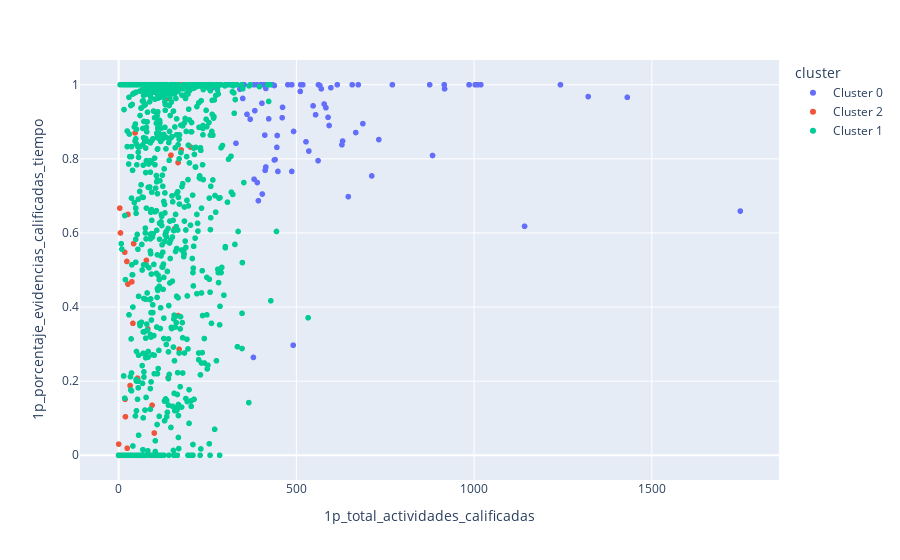

Notebook code for this chart:
### Code cell
# wee have 26 columns that are numerical from numerical_df

# barra de dispersion para total_actividades_asignadas y porcentaje_actividades_entregadas
fig = px.scatter(df_final, x='1p_total_actividades_calificadas', y='1p_porcentaje_evidencias_calificadas_tiempo', color='cluster')
fig.show()


# get statistics of each cluster
for cluster, data in df_by_cluster:
  print(cluster)
  ## see graphics of each cluster
  """ Con los siguientes datos de un data set sobre rendimiento de grupos de universidad en una plataforma educativa virtual

  alumnos
  total_actividades_asignadas
  porcentaje_actividades_entregadas
  1p_porcentaje_actividades_entregadas
  2p_porcentaje_actividades_entregadas

  1p_total_actividades_calificadas
  1p_porcentaje_evidencias_calificadas_tiempo
  1p_total_actividades_calificadas_tiempo

  2p_total_actividades_calificadas
  2p_porcentaje_evidencias_calificadas_tiempo
  2p_total_actividades_calificadas_tiempo


  1p_porcentaje_aprobados
  2p_porcentaje_aprobados

  correos_enviados
  correos_recibidos

  con los 3 clusters obtenidos que etiquetan a estos datos, como obtener grafico de barras de 
  """
  print(data.describe())
  print('\n\n')

### Figure 1 — Plotly figure (JSON) as saved in the notebook; plotly's stock layout.template omitted (floating-point values rounded to 4 significant figures; data arrays with more than 128 entries replaced by an {"elided": "..."} marker saying what was removed)
{"data": [{"hovertemplate": "cluster=Cluster 0<br>1p_total_actividades_calificadas=%{x}<br>1p_porcentaje_evidencias_calificadas_tiempo=%{y}<extra></extra>", "legendgroup": "Cluster 0", "marker": {"color": "#636efa", "symbol": "circle"}, "mode": "markers", "name": "Cluster 0", "showlegend": true, "type": "scattergl", "x": [583, 438, 402, 712, 770, 411, 321, 592, 399, 512, 916, 1003, 422, 554, 0, 986, 986, 511, 646, 1749, 1431, 1243, 875, 566, 389, 562, 518, 446, 667, 414, 433, 487, 380, 370, 1321, 917, 687, 570, 492, 322, 349, 309, 330, 535, 460, 440, 883, 487, 445, 411, 381, 379, 628, 561, 403, 361, 491, 527, 461, 547, 438, 657, 349, 383, 412, 630, 732, 390, 674, 615, 597, 393, 263, 1019, 578, 589, 1142, 414, 1010, 476, 404, 341, 353, 408, 448], "xaxis": "x", "y": [0.938, 0.998, 1, 0.754, 1, 1, 1, 0.89, 1, 1, 1, 1, 0.908, 0.919, 0, 1, 1, 0.982, 0.698, 0.659, 0.966, 1, 1, 0.998, 1, 1, 1, 0.863, 0.871, 0.778, 1, 1, 1, 0.907, 0.968, 0.989, 0.895, 0.989, 0.874, 1, 0.963, 1, 0.842, 0.821, 0.911, 0.798, 0.809, 0.766, 0.831, 0.864, 0.745, 0.264, 0.838, 0.795, 0.95, 0.92, 0.297, 0.846, 0.939, 0.943, 0.797, 1, 1, 0.93, 0.769, 0.848, 0.852, 0.736, 1, 1, 0.992, 0.687, 0.992, 1, 0.948, 0.912, 0.618, 0.99, 1, 1, 0.705, 0.988, 1, 1, 0.766], "yaxis": "y"}, {"hovertemplate": "cluster=Cluster 2<br>1p_total_actividades_calificadas=%{x}<br>1p_porcentaje_evidencias_calificadas_tiempo=%{y}<extra></extra>", "legendgroup": "Cluster 2", "marker": {"color": "#EF553B", "symbol": "circle"}, "mode": "markers", "name": "Cluster 2", "showlegend": true, "type": "scattergl", "x": {"elided": "769 int values"}, "xaxis": "x", "y": {"elided": "769 float values"}, "yaxis": "y"}, {"hovertemplate": "cluster=Cluster 1<br>1p_total_actividades_calificadas=%{x}<br>1p_porcentaje_evidencias_calificadas_tiempo=%{y}<extra></extra>", "legendgroup": "Cluster 1", "marker": {"color": "#00cc96", "symbol": "circle"}, "mode": "markers", "name": "Cluster 1", "showlegend": true, "type": "scattergl", "x": {"elided": "919 int values"}, "xaxis": "x", "y": {"elided": "919 float values"}, "yaxis": "y"}], "layout": {"legend": {"title": {"text": "cluster"}, "tracegroupgap": 0}, "margin": {"t": 60}, "xaxis": {"anchor": "y", "domain": [0, 1], "title": {"text": "1p_total_actividades_calificadas"}}, "yaxis": {"anchor": "x", "domain": [0, 1], "title": {"text": "1p_porcentaje_evidencias_calificadas_tiempo"}}}}
